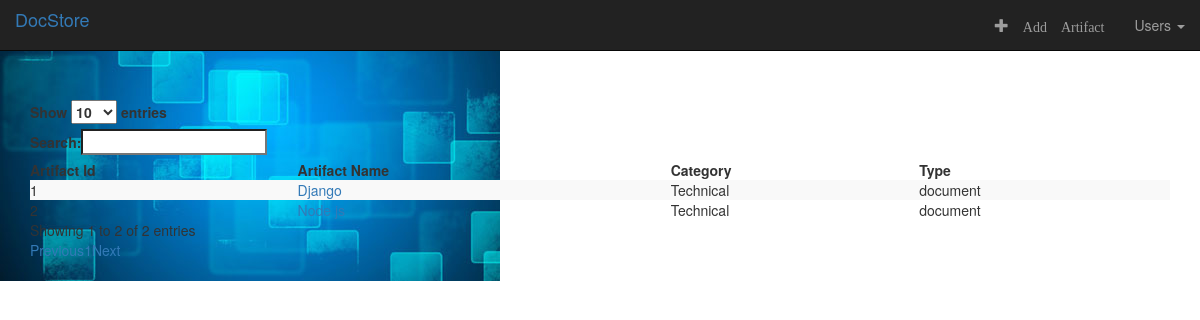
The page /docstore/ on the database as committed earlier.
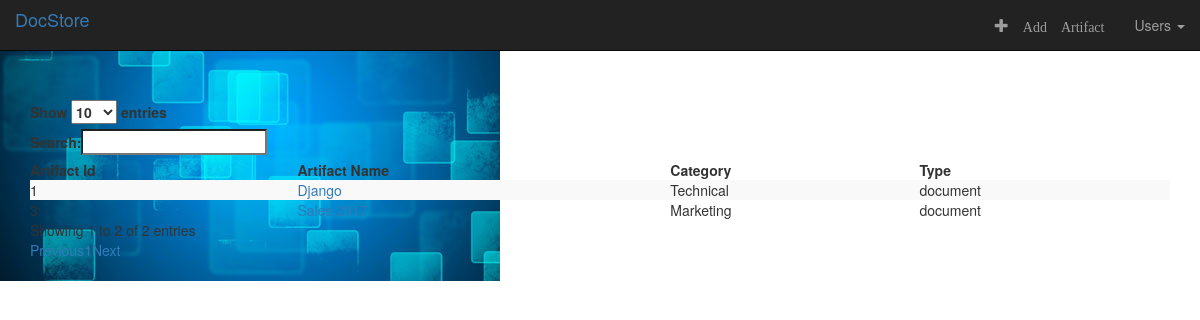
The same page on the database as committed later.
### docstore/models.py (models this page shows, shortened)
class Artifact(models.Model):
    docname = models.CharField(max_length=100)
    category = models.CharField(max_length=50)
    type = models.CharField(max_length=50)
    createdAt = models.DateTimeField(auto_now_add=True)
    updatedAt = models.DateTimeField(auto_now=True)
    remark = models.CharField(max_length=250)
    artifact_file = models.FileField()

### docstore/views.py (the view)
class IndexView(generic.ListView):
    template_name = 'docstore/index.html'
    context_object_name = 'all_artifacts'
    def get_queryset(self):
        return Artifact.objects.all()

### docstore/templates/docstore/index.html (shortened to what this page needs)
{% extends 'docstore/masterfile.html' %}
{% block body %}
{% if all_artifacts %}
<div id="display" style="position:relative;top:100px;">
    <div class="container" >
        <table class="display responsive nowrap table-striped" id="dt" style="width: 100%;">
            <thead>
            <tr>
                <th>Artifact Id</th><th>Artifact Name</th><th>Category</th><th>Type</th>
            </tr>
            </thead>
        <tbody>
        {% for artifact in all_artifacts %}
            <tr>
                <td>{{ artifact.pk }}</td><td><a href="{% url 'docstore:detail' artifact.pk %}">{{ artifact.docname }}</a></td><td>{{ artifact.category }}</td><td>{{ artifact.type }}</td>
            </tr>
        {% endfor %}
        </tbody>
        </table>
    </div>
</div>
{% else %}
    <h3>No artifacts to show</h3>
{% endif %}
{% endblock %}

### docstore/templates/docstore/masterfile.html (shortened to what this page needs)
<!DOCTYPE html>
<html lang="en" >
<head>
    {% load staticfiles %}
    <link rel="stylesheet" href="https://maxcdn.bootstrapcdn.com/bootstrap/3.3.7/css/bootstrap.min.css">
    <link rel="stylesheet" type="text/css" href="{% static 'docstore/style.css'%}">
</head>
<body>
<nav class="navbar navbar-inverse navbar-fixed-top">
    <div class="container-fluid">
        <div class="navbar-header">
            <h4>
            <a class="brand" href="{% url 'docstore:index' %}" title="Repository for research"><img src=""></img>DocStore</a>
            </h4>
        </div>
        <div class="collapse navbar-collapse" id="topnavbar">
            <ul class="nav navbar-nav navbar-right">
                <li class="">
                    <a href="{% url 'docstore:artifact-add' %}">
                        <span class="glyphicon glyphicon-plus" aria-hidden="true">&nbsp;Add Artifact
                        </span>
                    </a>
                </li>
                <li class="dropdown">
                    <a class="dropdown-toggle" data-toggle="dropdown" href="#">Users
                        <span class="caret"></span>
                    </a>
                </li>
            </ul>
    </div>
    </div>
</nav>
{% block body %}
{% endblock %}
</body>
</html>

### docstore/static/docstore/style.css (style rules this page uses)
body { background:white url('./images/background.jpg') no-repeat; }
.navbar { border-radius:0; }

Rows that differ between the two databases and show on the page:
removed Artifact: docname "Node js", category "Technical", type "document"
added Artifact: docname "Sales 2017", category "Marketing", type "document"
